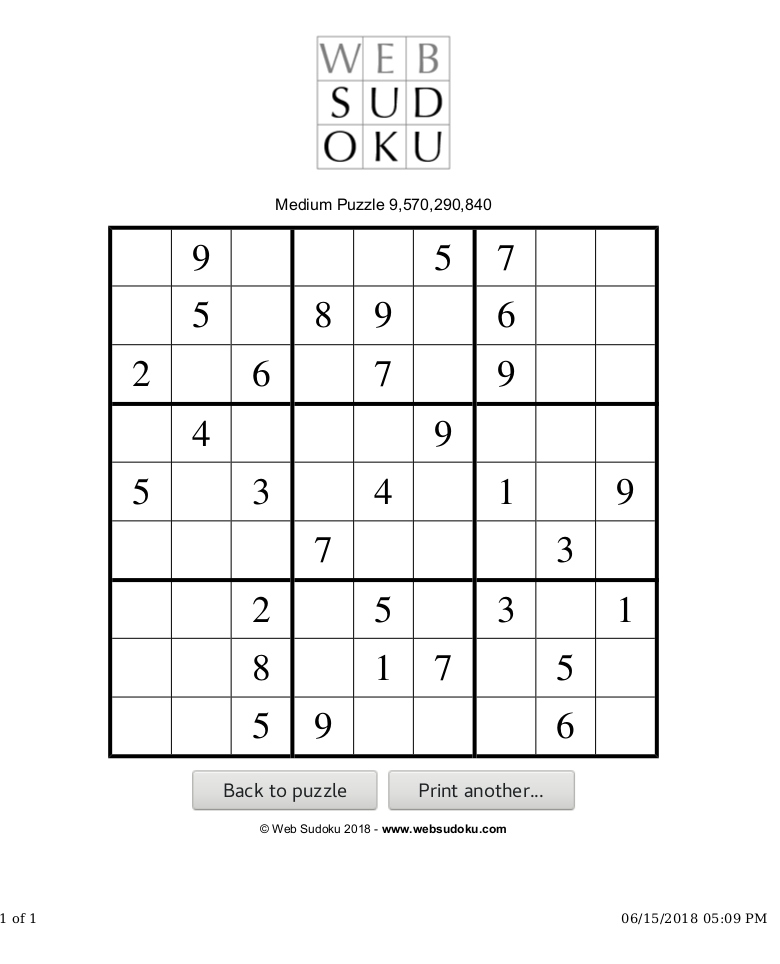
#> input picture sudoku_web2.jpg, 780 x 964 px
$ python -i SudokuSlover.py   (imports and definitions only)   (older library calls are emulated)
#> lines starting #> are read from the running program, lines starting #| are printed output that depends on the picture; after the words box and inside, x2 and y2 are one past the last pixel; in counts of white or black regions, pixels touching at a corner belong together
#> further down, picture is the input picture: shape (964, 780, 3); mean B, G, R 243.4, 243.5, 243.5
# -*- coding: utf-8 -*-
import numpy as np
import cv2
import matplotlib.pyplot as plt
from sklearn import svm
from skimage import feature
from sklearn.externals import joblib

#################################################
"""
Created on Sun May 20 02:02:50 2018

@author: Minh Thuan
"""
def findNextShellToFill(grid,i,j):
    for x in range(i,9):
        for y in range(j,9):
            if grid[x][y] == 0:
                return x,y
    for x in range(0,9):
        for y in range(0,9):
            if grid[x][y] == 0:
                return x,y
    return -1,-1


def isValid(grid,i,j,k):
    checkRow = all(k != grid[x][j] for x in range(9))
    if checkRow:
        checkColumn = all(k != grid[i][y] for y in range(9))
        if checkColumn:
            #kiểm tra trong ô
            secTopX, secTopY = 3 *(i//3), 3 *(j//3)
            for x in range(secTopX, secTopX+3):
                for y in range(secTopY, secTopY+3):
                    if grid[x][y] == k:
                        return False
            return True
    return False

def solveSudoku(grid, i, j):
    i, j = findNextShellToFill(grid,i,j)
    if i == -1:
        return True
    for k in range(1,10):
            if isValid(grid,i,j,k):
                grid[i][j] = k
                if solveSudoku(grid,i,j):
                    return True
            grid[i][j] = 0
    return False

####################################################
# [1 line that did not run here, left out]
# [2 lines not run here, left out]
def process(im):
        #im = cv2.imread('sudoku_web1.jpg')
        #im = cv2.imread('WP_20180619_007.jpg')
        #im = cv2.imread('DSC_0049.JPG')
        im_height, im_width, _ = im.shape
#> im_height = 964; im_width = 780
        fig, axes = plt.subplots(2,3)
        #####FIND SUDOKU BOX##########
        imgray = cv2.cvtColor(im, cv2.COLOR_BGR2GRAY)
        #ret, thresh = cv2.threshold(imgray, 127, 255, 0)
        ret, thresh = cv2.threshold(imgray, 0, 255, cv2.THRESH_OTSU)
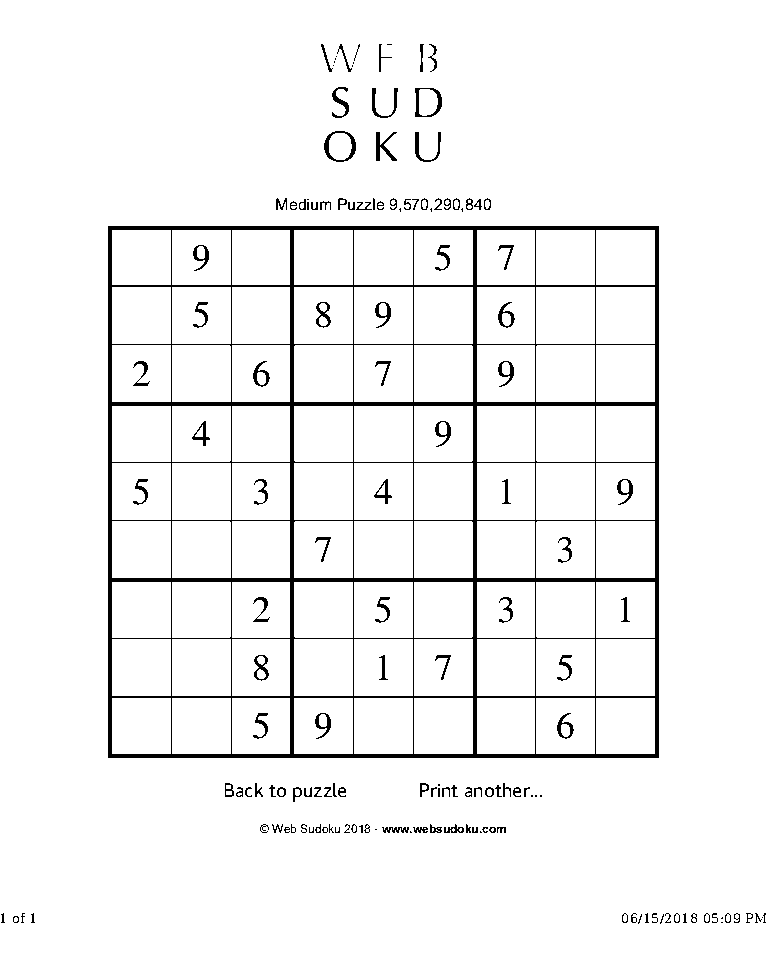
#> thresh: shape (964, 780); 95.6% white; 154 black regions (35 under 20 px)
#> ret = 145
        _, contours, hierarchy = cv2.findContours(thresh, cv2.RETR_TREE, cv2.CHAIN_APPROX_SIMPLE)
#> contours = 364 contours, 127 with area under 20; largest, box (x1, y1, x2, y2) and area: (0, 0, 780, 964) 750177, (107, 225, 660, 759) 294214, (596, 639, 655, 696) 3248, (536, 639, 595, 696) 3248, (414, 639, 473, 696) 3248
        cnts = sorted(contours, key=lambda ctr: cv2.contourArea(ctr), reverse=True)
#> cnts has the same summary as contours
        if len(cnts) > 1:
                sudoku_box_img = cv2.drawContours(im.copy(), cnts, 1, (0, 255, 0), 2)
                if im_width > 1000 or im_height > 1000:
                        cv2.imshow('sudoku_box_img', cv2.resize(sudoku_box_img, (im_width/4, im_height/4)))
                else:
                        cv2.imshow('sudoku_box_img', sudoku_box_img)
                axes[0,0].imshow(sudoku_box_img)

                x, y, w, h = cv2.boundingRect(cnts[1])
#> x = 107; y = 225; w = 553; h = 534
                sudoku_box = im[y:y+h, x:x+w]
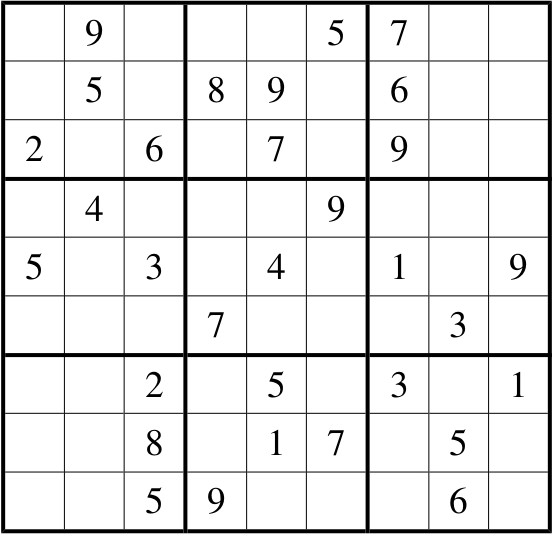
#> sudoku_box: shape (534, 553, 3); min 0, max 255, mean 231.5
                sudoku_box_coor = (x, y) #Toa do khung sudoku dung de ve lai
#> sudoku_box_coor = (107, 225)
                sudoku_box_size = (w, h)
#> sudoku_box_size = (553, 534)
                cv2.imwrite("im.jpg", sudoku_box)
                ################################
                height, width, channels = sudoku_box.shape
#> height = 534; width = 553; channels = 3
                print(height, width)
#| 534 553
                #if (height > 700 and width > 700):
                #        sudoku_box = cv2.resize(sudoku_box, (600, 600))
                #################
                sudoku_box1 = sudoku_box.copy()
                # [6 lines of commented-out code are left out]
                kernel = np.ones((1,20), np.uint8)  # note this is a horizontal kernel
                sudoku_box2 = cv2.dilate(sudoku_box1, kernel, iterations=7)
                sudoku_box3 = cv2.erode(sudoku_box2, kernel, iterations=1)
                sudoku_box1 = cv2.addWeighted(sudoku_box1, 1.5, sudoku_box3, -0.5, 0)
                kernel = np.ones((20,1), np.uint8)
                sudoku_box2= cv2.dilate(sudoku_box1, kernel, iterations=7)
                sudoku_box3 = cv2.erode(sudoku_box2, kernel, iterations=1)
                sudoku_box1 = cv2.addWeighted(sudoku_box1, 1.5, sudoku_box3, -0.5, 0)
                ####Gaussian
                #sudoku_box1 = cv2.GaussianBlur(sudoku_box1,(3,3),0)
                #sudoku_box_gray = cv2.addWeighted(sudoku_box_gray, 1.5, sudoku_box_gray1, -0.5, 0)
                #####cv2.imshow("sudoku_box1", sudoku_box1)
                ####
                #####Hough Tranform
                sudoku_box2 = sudoku_box1.copy()
                gray = cv2.cvtColor(sudoku_box2, cv2.COLOR_BGR2GRAY)
                edges = cv2.Canny(gray, 50, 150, apertureSize=3)
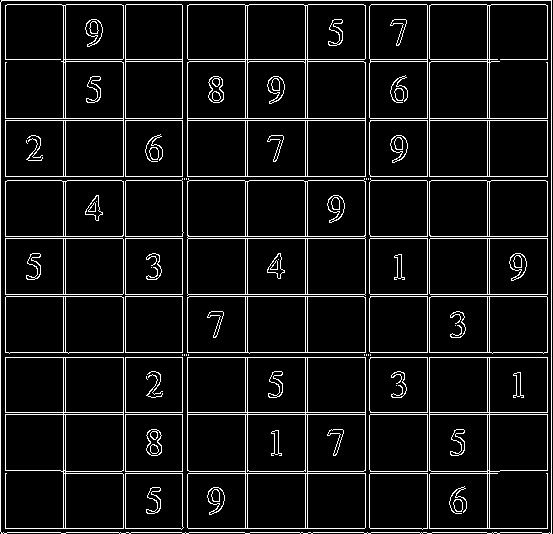
#> edges: shape (534, 553); 8.1% white in thin lines or dots
                lines = cv2.HoughLinesP(edges,1,np.pi/180, 10, 0, 0)
#> lines = 1671 rows, first 6: [1, 0, 551, 0], [5, 120, 123, 120], [500, 532, 541, 532], [370, 294, 427, 294], [489, 118, 489, 5], [547, 470, 547, 414]
                if not (lines is None):
                        for line in lines:
                                for x1, y1, x2, y2 in line:
                                        cv2.line(sudoku_box2, (x1, y1), (x2, y2), (255, 0, 0), 1)
#> this loop made 1671 passes
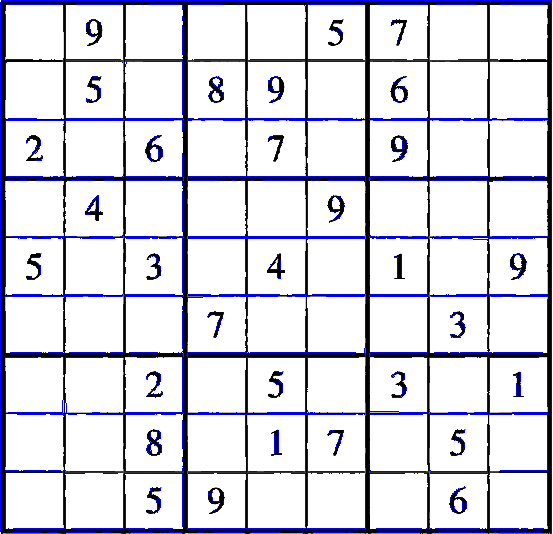
#> sudoku_box2: shape (534, 553, 3); mean B, G, R 232.5, 216.4, 216.4
                if im_width > 1000 or im_height > 1000:
                        cv2.imshow("hough tranform", cv2.resize(sudoku_box2, (width/4, height/4)))
                else:
                        cv2.imshow("hough tranform", sudoku_box2)
                ######
                sudoku_box_gray = cv2.cvtColor(sudoku_box2, cv2.COLOR_BGR2GRAY)
                ###############
                ret, thresh = cv2.threshold(sudoku_box_gray, 127, 255, 0)
#> thresh: shape (534, 553); 84.9% white; 32 black regions
                #thresh = cv2.adaptiveThreshold(sudoku_box_gray,255,cv2.ADAPTIVE_THRESH_GAUSSIAN_C, cv2.THRESH_BINARY,11,2)
                #ret, thresh = cv2.threshold(sudoku_box_gray, 0, 255, cv2.THRESH_OTSU)
                ##############
                if im_width > 1000 or im_height > 1000:
                        height, width = thresh.shape
                        cv2.imshow('thresh', cv2.resize(thresh, (width/4, height/4)))
                else:
                        cv2.imshow('thresh', thresh)
                #axes[0,2].imshow(thresh)
                _, contours, hierarchy = cv2.findContours(thresh, cv2.RETR_TREE, cv2.CHAIN_APPROX_SIMPLE)
#> contours = 147 contours, 20 with area under 20; largest, box (x1, y1, x2, y2) and area: (5, 62, 64, 119) 3127, (489, 238, 548, 295) 3111, (490, 62, 548, 119) 3111, (247, 62, 306, 118) 3105, (430, 62, 488, 119) 3100
                cnts2 = sorted(contours, key=lambda ctr: (cv2.boundingRect(ctr)[0]*10000) + cv2.boundingRect(ctr)[1])
#> cnts2 has the same summary as contours
                number_boxs_img = sudoku_box.copy()
                listnumber_box = [] #danh sach cac o trong sudoku
                i = 0
                for cnt in cnts2:
                        i = i+1
                        x, y, w, h = cv2.boundingRect(cnt)
                        area = w*h
                        #print(area, sudoku_box_size[0], sudoku_box_size[1])
                        if area > sudoku_box_size[0]*sudoku_box_size[1]/81 - sudoku_box_size[0]*sudoku_box_size[1]*0.01 and area < sudoku_box_size[0]*sudoku_box_size[1]/81 + sudoku_box_size[0]*sudoku_box_size[1]*0.01 and abs((h*1.0)/(w*1.0))>0.85 and abs((h*1.0)/(w*1.0))<1.15:
                                cv2.rectangle(number_boxs_img, (x, y), (x+w, y+h), (0, 255, 0), 5)
                                number_box = sudoku_box[y:y+h, x:x+w]
                                #cv2.imwrite("/home/thua/NMTGMT-DoAn/Sudoku/output/"+str(i)+".jpg", number_box)
                                listnumber_box.append((number_box, x, y, h, w))
#> this loop made 147 passes
#> (x, y, w, h, area) on passes 4 to 15: (5, 5, 59, 55, 3245), (5, 62, 59, 57, 3363), (5, 181, 59, 55, 3245), (5, 238, 58, 57, 3306), (5, 297, 59, 56, 3304), (5, 357, 59, 56, 3304), (5, 414, 59, 57, 3363), (6, 121, 58, 56, 3248), (6, 473, 58, 56, 3248), (25, 134, 19, 28, 532), (25, 252, 17, 29, 493), (65, 121, 58, 56, 3248)
#> (cnt, x, y, w, h, area) on passes 24, 40, 49: ([[66, 533], [120, 533]], 66, 533, 55, 1, 55), ([[130, 533], [181, 533]], 130, 533, 52, 1, 52), ([[185, 533], [244, 533]], 185, 533, 60, 1, 60)
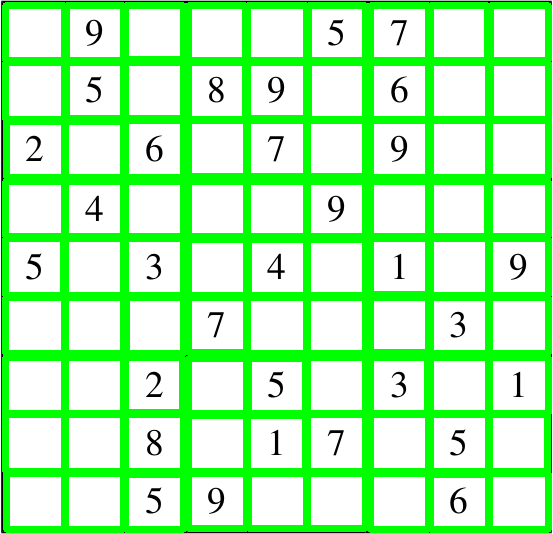
#> number_boxs_img: shape (534, 553, 3); mean B, G, R 173.1, 250.2, 173.1
#> after the loop, i = 147; listnumber_box = 81 items
                if im_width > 1000 or im_height > 1000:
                        height, width, _ = number_boxs_img.shape
                        cv2.imshow('number_boxs_img', cv2.resize(number_boxs_img, (width/4, height/4)))
                else:
                        cv2.imshow('number_boxs_img', number_boxs_img)
                #axes[0,1].imshow(number_boxs_img)

                ################################
                box_num = 0
                listcolumn=[] #danh sach cac cot cua sudoku
                listTmp=[]
                listnumber_box_tmp=[]
                for number_box in listnumber_box:
                        box_num = box_num+1
                        if box_num < 9:
                                listTmp.append(number_box)
                        else:
                                listTmp.append(number_box)
                                listcolumn.append(listTmp)
                                listTmp=[]
                                box_num=0
#> this loop made 81 passes
                for column in listcolumn:
                        column.sort(key=lambda x: x[2])
#> this loop made 9 passes
                for column in listcolumn:
                        for number_box in column:
                                listnumber_box_tmp.append(number_box)
                listnumber_box = listnumber_box_tmp
                ################################
                print(len(listnumber_box))
#| 81
                if len(listnumber_box) == 81:
                        i = 0

                        sudoku_values = np.zeros((9,9))
                        su_x = -1
                        su_y = 0
                        for number_box in listnumber_box:
                                su_x = su_x + 1
                                if su_x > 8:
                                        su_y = su_y+1
                                        su_x = 0
                                imgray = cv2.cvtColor(number_box[0], cv2.COLOR_BGR2GRAY)
                                ret, thresh = cv2.threshold(imgray, 0, 255, cv2.THRESH_OTSU)
                                axes[1,0].imshow(thresh)
                                _, contours, hierarchy = cv2.findContours(thresh, cv2.RETR_TREE, cv2.CHAIN_APPROX_SIMPLE)
                                cnts = sorted(contours, key=lambda ctr: cv2.contourArea(ctr), reverse=True)
                                x, y, w, h = cv2.boundingRect(cnts[0])
                                if w*h > 20 and len(cnts) > 1:
                                        x1,y1,w1,h1 = cv2.boundingRect(cnts[1])
                                        print(x, y, w, h, w1*h1, w*h*0.05)
                                        if w1*h1 > w*h*0.05:
                                                k1 = 0.15
                                                k2 = 0.25
                                                img = number_box[0][int(y+h*k1):int(y+h-h*k1), int(x+w*k2):+int(x+w-w*k2)]
                                                image = cv2.cvtColor(cv2.resize(img, (200, 200)), cv2.COLOR_RGB2GRAY)
                                                (H, hogImage) = feature.hog(image, orientations=9, pixels_per_cell=(10,10), cells_per_block=(2,2), transform_sqrt=True, visualise=True)
                                                pred = clf.predict(H.reshape(1, -1))[0]
                                                #cv2.imwrite("output/test_"+str(i)+"-"+str(pred)+".jpg", img)
                                                sudoku_values[su_x][su_y] = str(pred)
                                i = i+1
#> this loop made 3 passes
#| 0 0 58 56 304 162.4
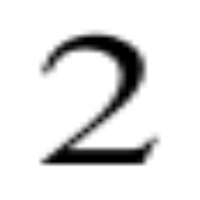
#> image: shape (200, 200); min 0, max 255, mean 227.4
#> imgray: shape (56, 58)
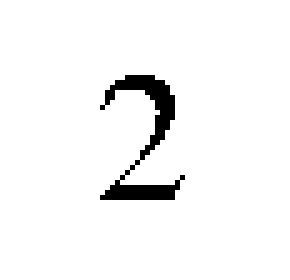
#> thresh: shape (56, 58) (shown 5 times larger); 96.1% white; 1 black region, box (x1, y1, x2, y2) and area: (20, 15, 37, 40) 127
                        print(sudoku_values)
                        #slove = raw_input('Do you want to slove 1.yes: ')
                        #if int(slove) == 1:
                        if True:
                                input=sudoku_values.copy()
                                solveSudoku(input,0,0)
                                print (input)


                        #####################
                        #Ve ket qua vao anh goc
                        #####################
                        sloved = im
                        font = cv2.FONT_HERSHEY_SIMPLEX
                        column_num = 0
                        box_num = -1
                        s = True
                        for i in range(0, 9):
                                for j in range(0, 9):
                                        if int(input[j][i]) == 0:
                                                s = False
                        if s == True:
                                for i in range(0, 9):
                                        for j in range(0, 9):
                                                number_box = listnumber_box[i*9+j]
                                                num = int(input[j][i])
                                                if (int(sudoku_values[j][i]) == 0):
                                                        cv2.putText(sloved,str(num),(int(sudoku_box_coor[0]+number_box[1]+number_box[4]/2.5),int(sudoku_box_coor[1]+number_box[2]+number_box[3]/1.5)), font, 0.7,(0,0,255),2,cv2.LINE_AA)
                                if im_width > 1000 or im_height > 1000:
                                        cv2.imshow('sudoku_box_img', cv2.resize(sloved, (im_width/4, im_height/4)))
                                        cv2.imshow('lastest result', cv2.resize(sloved, (im_width/4, im_height/4)))
                                else:
                                        cv2.imshow("lastest result",sloved)
                                        cv2.imshow("sudoku_box_img",sloved)
                                cv2.imwrite("1!sloved.jpg", sloved)

# [1 line not run here, left out]
i = 0
# [12 lines not run here, left out]
#plt.show()

>>> import cv2
>>> picture = cv2.imread('sudoku_web2.jpg')
#> (the run stopped early here; a loop or call above may not have finished)

$ run again, on sudoku_web3.jpg
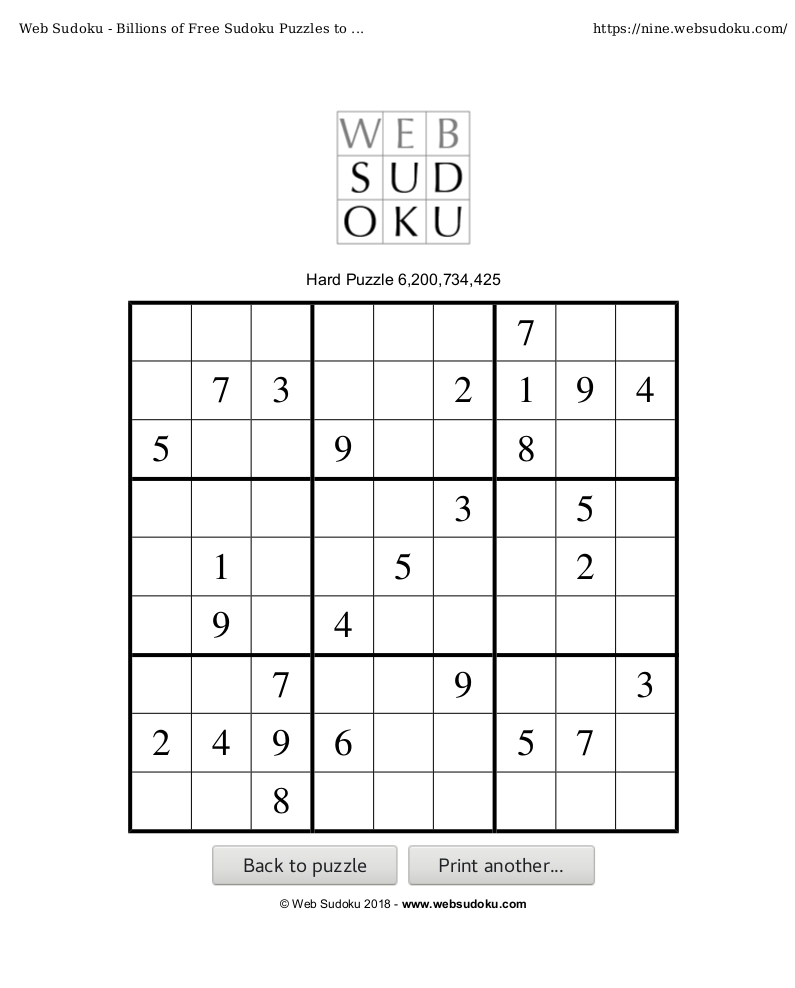
#> input picture sudoku_web3.jpg, 795 x 988 px
#> picture is the input picture: shape (988, 795, 3); mean B, G, R 243.9, 243.9, 243.9
#> ret = 145
#> in process, `_, contours, hierarchy = cv2.findContours(thresh, cv2.RETR_TREE, cv2.C..`: contours = 433 contours, 173 with area under 20; largest, box (x1, y1, x2, y2) and area: (0, 0, 795, 988) 783678, (127, 300, 680, 834) 294214, (616, 714, 675, 771) 3248, (556, 714, 615, 771) 3248, (434, 714, 493, 771) 3248
#> cnts has the same summary as contours
#> in process, `x, y, w, h = cv2.boundingRect(cnts[1])`: x = 127; y = 300; w = 553; h = 534
#> sudoku_box_coor = (127, 300)
#> sudoku_box_size = (553, 534)
#| 534 553
#> in process, `edges = cv2.Canny(gray, 50, 150, apertureSize=3)`:
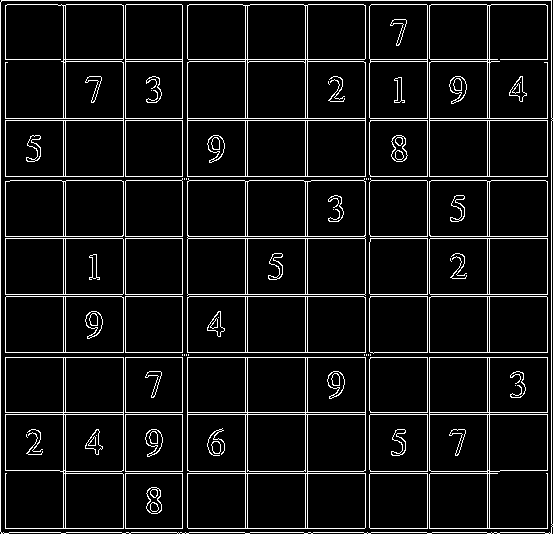
#> edges: shape (534, 553); 7.9% white in thin lines or dots
#> lines = 1402 rows, first 6: [182, 412, 182, 357], [125, 528, 125, 473], [245, 118, 245, 5], [188, 238, 364, 238], [547, 412, 547, 357], [365, 58, 365, 5]
#> the loop in process, `for line in lines:` made 1402 passes
#> in process, `_, contours, hierarchy = cv2.findContours(thresh, cv2.RETR_TREE, cv2.C..`: contours = 137 contours, 17 with area under 20; largest, box (x1, y1, x2, y2) and area: (430, 414, 488, 471) 3138, (247, 62, 306, 119) 3119, (188, 62, 245, 119) 3118, (5, 62, 64, 119) 3112, (370, 414, 427, 471) 3105
#> cnts2 has the same summary as contours
#> the loop in process, `for cnt in cnts2:` made 137 passes
#> (x, y, w, h, area) on passes 3 to 10: (5, 5, 59, 55, 3245), (5, 62, 59, 57, 3363), (5, 120, 59, 57, 3363), (5, 297, 59, 55, 3245), (5, 357, 59, 56, 3304), (5, 473, 59, 56, 3304), (6, 181, 58, 55, 3190), (6, 239, 57, 56, 3192)
#> after the loop in process, `for cnt in cnts2:`: i = 137; listnumber_box = 81 items
#> the loop in process, `for number_box in listnumber_box:` made 81 passes
#> the loop in process, `for column in listcolumn:` made 9 passes
#| 81
#> the loop in process, `for number_box in listnumber_box:` made 3 passes
#| 0 0 59 57 375 168.15
#> after the loop in process, `for number_box in listnumber_box:`:
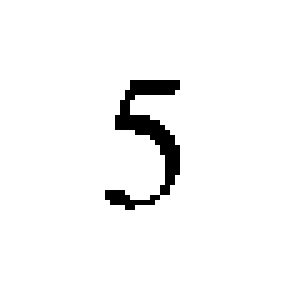
#> thresh: shape (57, 59) (shown 5 times larger); 96.1% white; 1 black region, box (x1, y1, x2, y2) and area: (21, 16, 36, 42) 130
